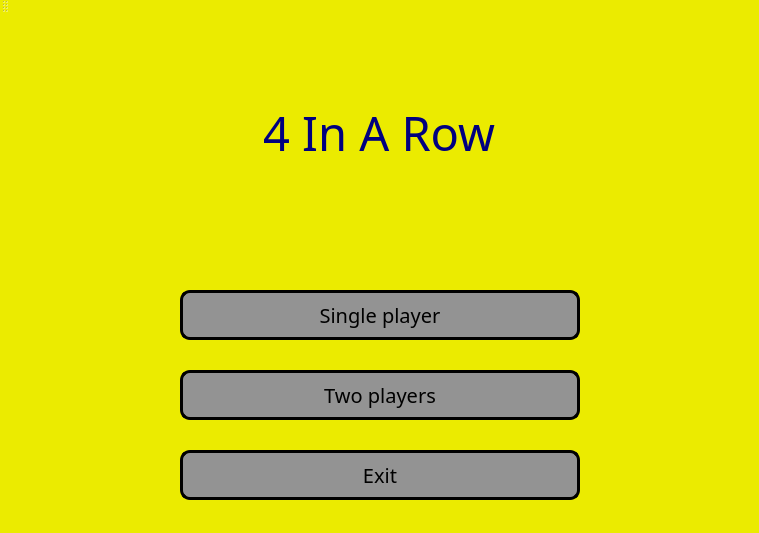
<?xml version="1.0" encoding="UTF-8"?>
<ui version="4.0">
 <class>MainWindow</class>
 <widget class="QMainWindow" name="MainWindow">
  <property name="geometry">
   <rect>
    <x>0</x>
    <y>0</y>
    <width>759</width>
    <height>533</height>
   </rect>
  </property>
  <property name="minimumSize">
   <size>
    <width>0</width>
    <height>0</height>
   </size>
  </property>
  <property name="maximumSize">
   <size>
    <width>800</width>
    <height>600</height>
   </size>
  </property>
  <property name="font">
   <font>
    <pointsize>15</pointsize>
   </font>
  </property>
  <property name="windowTitle">
   <string>4 In A Row</string>
  </property>
  <property name="styleSheet">
   <string notr="true">background-color: rgb(235, 235, 0); border: none; </string>
  </property>
  <widget class="QWidget" name="centralWidget">
   <layout class="QVBoxLayout" name="verticalLayout">
    <property name="spacing">
     <number>50</number>
    </property>
    <item>
     <layout class="QHBoxLayout" name="horizontalLayout_2">
      <item>
       <spacer name="horizontalSpacer">
        <property name="orientation">
         <enum>Qt::Horizontal</enum>
        </property>
        <property name="sizeHint" stdset="0">
         <size>
          <width>40</width>
          <height>20</height>
         </size>
        </property>
       </spacer>
      </item>
      <item>
       <widget class="QLabel" name="label">
        <property name="font">
         <font>
          <family>Showcard Gothic</family>
          <pointsize>35</pointsize>
         </font>
        </property>
        <property name="styleSheet">
         <string notr="true">color: rgb(0, 0, 127);
text-bordet: </string>
        </property>
        <property name="text">
         <string>4 In A Row</string>
        </property>
       </widget>
      </item>
      <item>
       <spacer name="horizontalSpacer_2">
        <property name="orientation">
         <enum>Qt::Horizontal</enum>
        </property>
        <property name="sizeHint" stdset="0">
         <size>
          <width>40</width>
          <height>20</height>
         </size>
        </property>
       </spacer>
      </item>
     </layout>
    </item>
    <item>
     <layout class="QGridLayout" name="gridLayout">
      <property name="verticalSpacing">
       <number>30</number>
      </property>
      <item row="0" column="0">
       <spacer name="horizontalSpacer_3">
        <property name="orientation">
         <enum>Qt::Horizontal</enum>
        </property>
        <property name="sizeHint" stdset="0">
         <size>
          <width>40</width>
          <height>20</height>
         </size>
        </property>
       </spacer>
      </item>
      <item row="1" column="1">
       <widget class="QPushButton" name="twoPlayersButton">
        <property name="sizePolicy">
         <sizepolicy hsizetype="MinimumExpanding" vsizetype="Fixed">
          <horstretch>0</horstretch>
          <verstretch>0</verstretch>
         </sizepolicy>
        </property>
        <property name="minimumSize">
         <size>
          <width>0</width>
          <height>50</height>
         </size>
        </property>
        <property name="font">
         <font>
          <family>Showcard Gothic</family>
          <pointsize>15</pointsize>
         </font>
        </property>
        <property name="cursor">
         <cursorShape>PointingHandCursor</cursorShape>
        </property>
        <property name="styleSheet">
         <string notr="true">QPushButton{
background-color: rgb(147, 147, 147);
border-width: 3px;
border-style: solid;
border-color: rgb(0, 0, 0);
border-radius: 10px;
}
QPushButton:hover{
background-color: rgb(0, 0, 127);
border-width: 3px;
border-style: solid;
border-color: rgb(255, 255, 255);
color: rgb(255, 255, 255);
border-radius: 10px;
}</string>
        </property>
        <property name="text">
         <string>Two players</string>
        </property>
       </widget>
      </item>
      <item row="0" column="1">
       <widget class="QPushButton" name="singlePlayerButton">
        <property name="sizePolicy">
         <sizepolicy hsizetype="MinimumExpanding" vsizetype="Fixed">
          <horstretch>0</horstretch>
          <verstretch>0</verstretch>
         </sizepolicy>
        </property>
        <property name="minimumSize">
         <size>
          <width>400</width>
          <height>50</height>
         </size>
        </property>
        <property name="font">
         <font>
          <family>Showcard Gothic</family>
          <pointsize>15</pointsize>
         </font>
        </property>
        <property name="cursor">
         <cursorShape>PointingHandCursor</cursorShape>
        </property>
        <property name="styleSheet">
         <string notr="true">QPushButton{
background-color: rgb(147, 147, 147);
border-width: 3px;
border-style: solid;
border-color: rgb(0, 0, 0);
border-radius: 10px;
}
QPushButton:hover{
background-color: rgb(0, 0, 127);
border-width: 3px;
border-style: solid;
border-color: rgb(255, 255, 255);
color: rgb(255, 255, 255);
border-radius: 10px;
}</string>
        </property>
        <property name="text">
         <string>Single player</string>
        </property>
       </widget>
      </item>
      <item row="1" column="0">
       <spacer name="horizontalSpacer_4">
        <property name="orientation">
         <enum>Qt::Horizontal</enum>
        </property>
        <property name="sizeHint" stdset="0">
         <size>
          <width>40</width>
          <height>20</height>
         </size>
        </property>
       </spacer>
      </item>
      <item row="2" column="0">
       <spacer name="horizontalSpacer_5">
        <property name="orientation">
         <enum>Qt::Horizontal</enum>
        </property>
        <property name="sizeHint" stdset="0">
         <size>
          <width>40</width>
          <height>20</height>
         </size>
        </property>
       </spacer>
      </item>
      <item row="0" column="2">
       <spacer name="horizontalSpacer_6">
        <property name="orientation">
         <enum>Qt::Horizontal</enum>
        </property>
        <property name="sizeHint" stdset="0">
         <size>
          <width>40</width>
          <height>20</height>
         </size>
        </property>
       </spacer>
      </item>
      <item row="1" column="2">
       <spacer name="horizontalSpacer_7">
        <property name="orientation">
         <enum>Qt::Horizontal</enum>
        </property>
        <property name="sizeHint" stdset="0">
         <size>
          <width>40</width>
          <height>20</height>
         </size>
        </property>
       </spacer>
      </item>
      <item row="2" column="2">
       <spacer name="horizontalSpacer_8">
        <property name="orientation">
         <enum>Qt::Horizontal</enum>
        </property>
        <property name="sizeHint" stdset="0">
         <size>
          <width>40</width>
          <height>20</height>
         </size>
        </property>
       </spacer>
      </item>
      <item row="2" column="1">
       <widget class="QPushButton" name="exitButton">
        <property name="sizePolicy">
         <sizepolicy hsizetype="MinimumExpanding" vsizetype="Fixed">
          <horstretch>0</horstretch>
          <verstretch>0</verstretch>
         </sizepolicy>
        </property>
        <property name="minimumSize">
         <size>
          <width>0</width>
          <height>50</height>
         </size>
        </property>
        <property name="font">
         <font>
          <family>Showcard Gothic</family>
          <pointsize>15</pointsize>
         </font>
        </property>
        <property name="cursor">
         <cursorShape>PointingHandCursor</cursorShape>
        </property>
        <property name="styleSheet">
         <string notr="true">QPushButton{
background-color: rgb(147, 147, 147);
border-width: 3px;
border-style: solid;
border-color: rgb(0, 0, 0);
border-radius: 10px;
}
QPushButton:hover{
background-color: rgb(0, 0, 127);
border-width: 3px;
border-style: solid;
border-color: rgb(255, 255, 255);
color: rgb(255, 255, 255);
border-radius: 10px;
}</string>
        </property>
        <property name="text">
         <string>Exit</string>
        </property>
       </widget>
      </item>
     </layout>
    </item>
   </layout>
  </widget>
  <widget class="QMenuBar" name="menuBar">
   <property name="geometry">
    <rect>
     <x>0</x>
     <y>0</y>
     <width>759</width>
     <height>26</height>
    </rect>
   </property>
  </widget>
  <widget class="QToolBar" name="mainToolBar">
   <attribute name="toolBarArea">
    <enum>TopToolBarArea</enum>
   </attribute>
   <attribute name="toolBarBreak">
    <bool>false</bool>
   </attribute>
  </widget>
  <widget class="QStatusBar" name="statusBar"/>
 </widget>
 <layoutdefault spacing="6" margin="11"/>
 <resources/>
 <connections>
  <connection>
   <sender>exitButton</sender>
   <signal>clicked()</signal>
   <receiver>MainWindow</receiver>
   <slot>close()</slot>
   <hints>
    <hint type="sourcelabel">
     <x>549</x>
     <y>472</y>
    </hint>
    <hint type="destinationlabel">
     <x>648</x>
     <y>454</y>
    </hint>
   </hints>
  </connection>
 </connections>
 <slots>
  <slot>play()</slot>
 </slots>
</ui>
